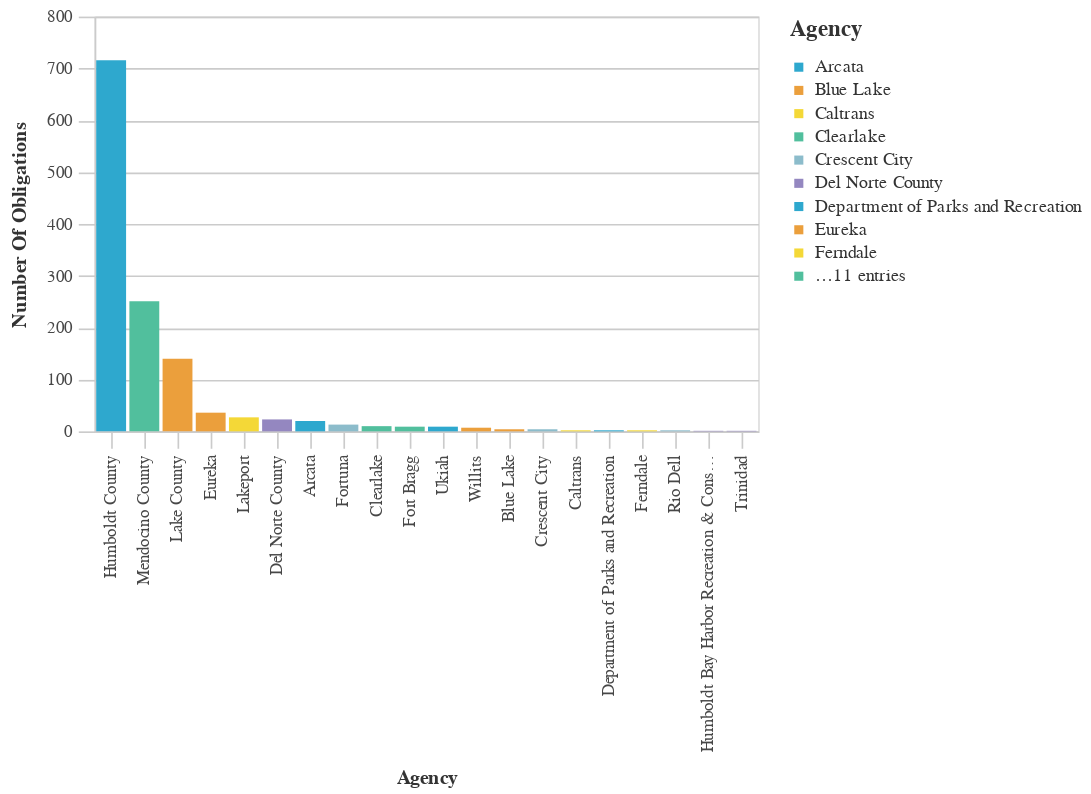

The cell this chart's notebook holds for it:
### Markdown cell above
### Agencies With The Most Obligations

### Code cell
#Bar chart Agencies With The Most Obligations
chart_df = (df_top>>filter(_.variable=='primary_agency_name')).rename(columns={"value":"Agency",
                                 "count":"Number of Obligations"})
chart2 = (_dla_utils.basic_bar_chart_no_save(chart_df, 'Agency', 'Number of Obligations', 'Agency', district))
    

display(chart2)

### Figure 1 — Vega-Lite specification as saved in the notebook (floating-point values rounded to 4 significant figures)
{"config": {"view": {"continuousWidth": 400, "continuousHeight": 300}, "axis": {"domainColor": "#cbcbcb", "grid": true, "gridColor": "#cbcbcb", "gridWidth": 1, "labelColor": "#474747", "labelFont": "Nunito Sans", "labelFontSize": 10, "labelPadding": 4, "tickColor": "#cbcbcb", "tickSize": 10, "titleColor": "#333", "titleFont": "Raleway", "titleFontSize": 12, "titlePadding": 10}, "axisBand": {"grid": false}, "background": "white", "font": "Raleway", "header": {"labelFont": "Nunito Sans", "titleFont": "Raleway"}, "legend": {"labelColor": "#333", "labelFont": "Nunito Sans", "labelFontSize": 11, "labelLimit": 0, "padding": 1, "symbolSize": 30, "symbolType": "square", "titleColor": "#333", "titleFont": "Raleway", "titleFontSize": 14, "titlePadding": 10}, "title": {"anchor": "middle", "font": "Raleway", "fontSize": 18, "fontWeight": 300, "offset": 20}}, "data": {"name": "data-f0649c5f1a03ba51edae83ff96b1c01d"}, "mark": "bar", "encoding": {"color": {"field": "Agency", "legend": {"symbolLimit": 10, "title": "Agency"}, "scale": {"range": ["#2EA8CE", "#EB9F3C", "#F4D837", "#51BF9D", "#8CBCCB", "#9487C0"]}, "type": "nominal"}, "tooltip": [{"field": "Agency", "type": "nominal"}, {"field": "Number of Obligations", "type": "quantitative"}], "x": {"field": "Agency", "sort": "-y", "title": "Agency", "type": "nominal"}, "y": {"field": "Number of Obligations", "title": "Number Of Obligations", "type": "quantitative"}}, "height": 250, "width": 400, "$schema": "https://vega.github.io/schema/vega-lite/v4.17.0.json", "datasets": {"data-f0649c5f1a03ba51edae83ff96b1c01d": [{"Agency": "Humboldt County", "Number of Obligations": 716, "variable": "primary_agency_name"}, {"Agency": "Mendocino County", "Number of Obligations": 251, "variable": "primary_agency_name"}, {"Agency": "Lake County", "Number of Obligations": 140, "variable": "primary_agency_name"}, {"Agency": "Eureka", "Number of Obligations": 36, "variable": "primary_agency_name"}, {"Agency": "Lakeport", "Number of Obligations": 27, "variable": "primary_agency_name"}, {"Agency": "Del Norte County", "Number of Obligations": 23, "variable": "primary_agency_name"}, {"Agency": "Arcata", "Number of Obligations": 20, "variable": "primary_agency_name"}, {"Agency": "Fortuna", "Number of Obligations": 13, "variable": "primary_agency_name"}, {"Agency": "Clearlake", "Number of Obligations": 10, "variable": "primary_agency_name"}, {"Agency": "Fort Bragg", "Number of Obligations": 9, "variable": "primary_agency_name"}, {"Agency": "Ukiah", "Number of Obligations": 9, "variable": "primary_agency_name"}, {"Agency": "Willits", "Number of Obligations": 7, "variable": "primary_agency_name"}, {"Agency": "Blue Lake", "Number of Obligations": 4, "variable": "primary_agency_name"}, {"Agency": "Crescent City", "Number of Obligations": 4, "variable": "primary_agency_name"}, {"Agency": "Caltrans", "Number of Obligations": 2, "variable": "primary_agency_name"}, {"Agency": "Department of Parks and Recreation", "Number of Obligations": 2, "variable": "primary_agency_name"}, {"Agency": "Ferndale", "Number of Obligations": 2, "variable": "primary_agency_name"}, {"Agency": "Rio Dell", "Number of Obligations": 2, "variable": "primary_agency_name"}, {"Agency": "Humboldt Bay Harbor Recreation & Conservation District", "Number of Obligations": 1, "variable": "primary_agency_name"}, {"Agency": "Trinidad", "Number of Obligations": 1, "variable": "primary_agency_name"}]}}
